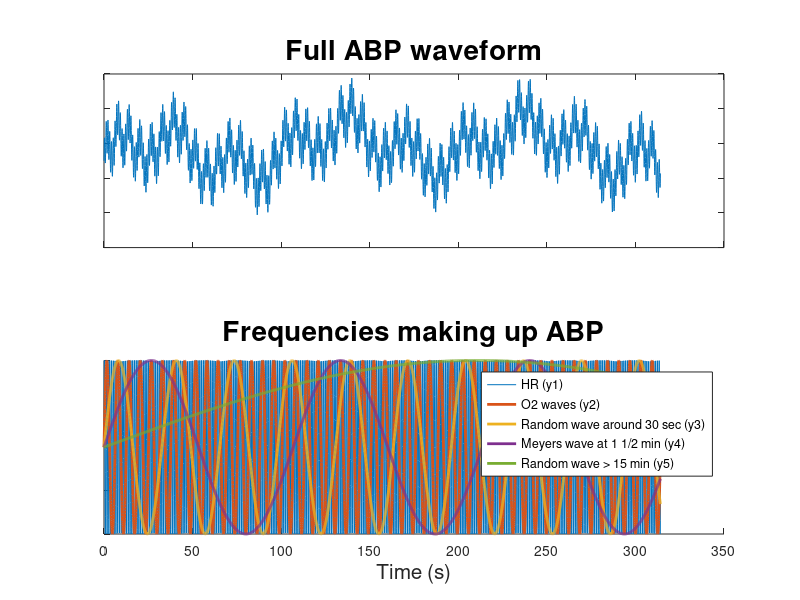

Here is the MATLAB script that generated this plot: (Note: this script raises an error after producing the figure.)
clear all
close all
clc
addpath('C:\Users\Jennifer Briggs\Documents\GitHub\UniversalCode_Briggs')
x = [0:.05:5000];
y1 = sin(x)+1; %O2 waves
y2 = sin(6.3*x)+1; %ABP HR
y3 = sin(x/5.2)+1; %Random wave
y4 = sin(x/17)+1; %Meyers Wave
y5 = sin(x/134) + 1;
yall = y1+y2+y3+y4+y5;
ee = 2*pi*50/.05
figure, subplot(2,1,1), plot(x(1:ee),yall(1:ee))
title('Full ABP waveform', 'FontSize', 20)
set(gca, 'yticklabel', [])
set(gca, 'xticklabel', [])
subplot(2,1,2), hold on 
    plot(x(1:ee),y2(1:ee)), plot(x(1:ee),y1(1:ee), 'LineWidth', 2)
    plot(x(1:ee),y3(1:ee),'LineWidth', 2),plot(x(1:ee),y4(1:ee),'LineWidth', 2),,plot(x(1:ee),y5(1:ee),'LineWidth', 2)
legend( 'HR (y1)',  'O2 waves (y2) ',...
    'Random wave around 30 sec (y3) ', 'Meyers wave at 1 1/2 min (y4)', ...
'Random wave > 15 min (y5)')
set(gca, 'yticklabel', [])
title('Frequencies making up ABP','FontSize', 20)
xlabel('Time (s)','FontSize', 15)
% saveas(gcf, 'C:\Users\Jennifer Briggs\Dropbox\ICP_jennifer\PRxError\Freq.fig')
% saveas(gcf, 'C:\Users\Jennifer Briggs\Dropbox\ICP_jennifer\PRxError\Frequencies.png')

x1 = movmean(yall, 2*pi/6.3/5.2/.05);
x2 = movmean(yall, 2*pi/3.7/.05);
x3 = movmean(yall, 2*pi*2.8/.05);
x4 = movmean(yall, pi*2*11/.05);
x5 = movmean(yall, pi*2*64/.05);
x6 = movmean(yall, pi*2*169/.05);


c = [3600 6000 12000]%Correlation every 5 minutes
win = ['3' , '5', '10']

if 0
figure, 
subplot(2,3,1), plot(x(1:ee),yall(1:ee), 'LineWidth',.5),hold on,  ...
    plot(x(1:ee),x1(1:ee), 'LineWidth',2), title('k << x1 (satisfies Niquist)','FontSize', 15),xlabel('Time (s)')

 subplot(2,3,2), plot(x(1:ee),yall(1:ee), 'LineWidth',.5), xlabel('Time (s)')
...
     hold on, plot(x(1:ee),x2(1:ee), 'LineWidth',2), title('x1 < k < x2','FontSize', 15)
  subplot(2,3,3),plot(x(1:ee),yall(1:ee), 'LineWidth',.5), ...
      hold on, plot(x(1:ee),x3(1:ee), 'LineWidth',2), title('x2<k<x3','FontSize', 15),xlabel('Time (s)')

   subplot(2,3,4),plot(x(1:ee),yall(1:ee), 'LineWidth',.5), hold on, ...
       plot(x(1:ee),x4(1:ee), 'LineWidth',2), title('x3<k<x4','FontSize', 15),xlabel('Time (s)')

      subplot(2,3,5),plot(x(1:ee),yall(1:ee), 'LineWidth',.5), ...
          hold on, plot(x(1:ee),x5(1:ee), 'LineWidth',2), title('x4<k<x5','FontSize', 15),xlabel('Time (s)')

      subplot(2,3,6),plot(x(1:ee),yall(1:ee), 'LineWidth',.5), ...
          hold on, plot(x(1:ee),x6(1:ee), 'LineWidth',2), title('k>x5','FontSize', 15),xlabel('Time (s)')

   suptitle('Moving means with k at various periods')
% legend('All', 'Mean at Freq 1','Mean at Freq 2','Mean at Freq 3', 'Moving mean random period')
% legend('ABP', 'Moving mean at slowest frequency', 'Moving mean longer than slowest Frequency')

for i = 1:length(yall)-15
ICP_CA(i) = y2(i+15)+rand;
end


i1 = movmean(ICP_CA, 2*pi/6.3/5.2/.05);
i2 = movmean(ICP_CA, 2*pi/3.7/.05);
i3 = movmean(ICP_CA, 2*pi*2.8/.05);
i4 = movmean(ICP_CA, pi*2*11/.05);
i5 = movmean(ICP_CA, pi*2*64/.05);
i6 = movmean(ICP_CA, pi*2*169/.05);

for kkk = 1:3
    corwidth = c(kkk) %Correlation every 5 minutes

for j = (corwidth/2+1):length(ICP_CA) - corwidth/2
    PRx1(j) = corr(x1(j-corwidth/2:j+corwidth/2)', i1(j-corwidth/2:j+corwidth/2)');
    PRx2(j) = corr(x2(j-corwidth/2:j+corwidth/2)', i2(j-corwidth/2:j+corwidth/2)');
    PRx3(j) = corr(x3(j-corwidth/2:j+corwidth/2)', i3(j-corwidth/2:j+corwidth/2)');
    PRx4(j) = corr(x4(j-corwidth/2:j+corwidth/2)', i4(j-corwidth/2:j+corwidth/2)');
    PRx5(j) = corr(x5(j-corwidth/2:j+corwidth/2)', i5(j-corwidth/2:j+corwidth/2)');
    PRx6(j) = corr(x6(j-corwidth/2:j+corwidth/2)', i6(j-corwidth/2:j+corwidth/2)');

end
    MEAN(kkk,1) = mean(PRx1);
    MEAN(kkk,2) = mean(PRx2);
    MEAN(kkk,3) = mean(PRx3);
    MEAN(kkk,4) = mean(PRx4);
    MEAN(kkk,5) = mean(PRx5);
    MEAN(kkk,6) = mean(PRx6);

    clear PRx1 PRx2 PRx3 PRx4 PRx5
figure,plot(x(1:ee),ICP_CA(1:ee)), hold on, plot(x(1:ee), yall(1:ee))
title('ICP with intact CA','FontSize', 20)
xlabel('Time (s)','FontSize', 20)
set(gca, 'yticklabel', [])
legend('ICP', 'ABP', 'FontSize', 15)
saveas(gcf, 'C:\Users\Jennifer Briggs\Dropbox\ICP_jennifer\PRxError\IntactCAwaveform.fig')
saveas(gcf, 'C:\Users\Jennifer Briggs\Dropbox\ICP_jennifer\PRxError\IntactCAwaveform.png')


figure, 
subplot(3,2,1)
plot(i1,x1(1:length(ICP_CA)),'o')
ll = corr(i1',x1(1:length(ICP_CA))');
xlabel('ICP'), ylabel('ABP'), legend(['r=' num2str(MEAN(1))])
title('PRx k << x1 (satisfies Niquist Frequency)')
subplot(3,2,2)
plot(i2,x2(1:length(ICP_CA)),'o')
ll = corr(i2',x2(1:length(ICP_CA))');
xlabel('ICP'), ylabel('ABP'), legend(['r=' num2str(MEAN(2))])
title('PRx x1<k<x2')
subplot(3,2,3)
plot(i3,x3(1:length(ICP_CA)),'o')
ll = corr(i3',x3(1:length(ICP_CA))');
xlabel('ICP'), ylabel('ABP'), legend(['r=' num2str(MEAN(3))])
title('PRx x2<k<x3')
subplot(3,2,4)
plot(i4,x4(1:length(ICP_CA)),'o')
ll = corr(i4',x4(1:length(ICP_CA))');
xlabel('ICP'), ylabel('ABP'), legend(['r=' num2str(MEAN(4))])
title('PRx moving mean x3<k<x4 ')
subplot(3,2,5)
plot(i5,x4(1:length(ICP_CA)),'o')
ll = corr(i5',x5(1:length(ICP_CA))');
xlabel('ICP'), ylabel('ABP'), legend(['r=' num2str(MEAN(5))])
title('PRx moving mean x4<k<x5 ')
subplot(3,2,6)
plot(i6,x4(1:length(ICP_CA)),'o')
ll = corr(i6',x6(1:length(ICP_CA))');
xlabel('ICP'), ylabel('ABP'), legend(['r=' num2str(MEAN(6))])
title('PRx moving mean k>>x5 ')
suptitle('PRx perfect CA (PRx should be 0): corr window = 3min')



%%

for i = 1:length(yall)-15
ICP_half(i) = .8*y1(i+15)+y2(i+15)+.5*y3(i+15)+.2*y4(i+15)+rand;
end


figure,plot(x(1:ee),ICP_half(1:ee)), hold on, plot(x(1:ee), yall(1:ee))
title('ICP with impaired CA','FontSize', 20)
xlabel('Time (s)','FontSize', 20)
set(gca, 'yticklabel', [])
legend('ICP', 'ABP', 'FontSize', 15)
saveas(gcf, 'C:\Users\Jennifer Briggs\Dropbox\ICP_jennifer\PRxError\ImpairedCAwaveform.fig')
saveas(gcf, 'C:\Users\Jennifer Briggs\Dropbox\ICP_jennifer\PRxError\ImpairedCAwaveform.png')

ih1 = movmean(ICP_half, 2*pi/6.3/5.2/.05);
ih2 = movmean(ICP_half, 2*pi/3.7/.05);
ih3 = movmean(ICP_half, 2*pi*2.8/.05);
ih4 = movmean(ICP_half, pi*2*11/.05);
ih5 = movmean(ICP_half, pi*2*64/.05);
ih6 = movmean(ICP_half, pi*2*169/.05);


for j = (corwidth/2+1):length(ICP_half) - corwidth/2
    PRxnh1(j) = corr(x1(j-corwidth/2:j+corwidth/2)', ih1(j-corwidth/2:j+corwidth/2)');
    PRxnh2(j) = corr(x2(j-corwidth/2:j+corwidth/2)', ih2(j-corwidth/2:j+corwidth/2)');
    PRxnh3(j) = corr(x3(j-corwidth/2:j+corwidth/2)', ih3(j-corwidth/2:j+corwidth/2)');
    PRxnh4(j) = corr(x4(j-corwidth/2:j+corwidth/2)', ih4(j-corwidth/2:j+corwidth/2)');
    PRxnh5(j) = corr(x5(j-corwidth/2:j+corwidth/2)', ih5(j-corwidth/2:j+corwidth/2)');
    PRxnh6(j) = corr(x6(j-corwidth/2:j+corwidth/2)', ih6(j-corwidth/2:j+corwidth/2)');

end
    MEANhn(kkk,1) = mean(PRxnh1);
    MEANhn(kkk,2) = mean(PRxnh2);
    MEANhn(kkk,3) = mean(PRxnh3);
    MEANhn(kkk,4) = mean(PRxnh4);
    MEANhn(kkk,5) = mean(PRxnh5);
    MEANhn(kkk,6) = mean(PRxnh6);

    clear PRx1 PRx2 PRx3 PRx4 PRx5

figure, 
subplot(3,2,1)
plot(ih1,x1(1:length(ICP_half)),'o')
ll = corr(ih1',x1(1:length(ICP_half))');
xlabel('ICP'), ylabel('ABP'), legend(['r=' num2str(MEANhn(kkk,1))])
title('PRx k << x1 (satisfies Niquist Frequency)')
subplot(3,2,2)
plot(ih2,x2(1:length(ICP_half)),'o')
ll = corr(ih2',x2(1:length(ICP_half))');
xlabel('ICP'), ylabel('ABP'), legend(['r=' num2str(MEANhn(kkk,2))])
title('PRx x1<k<x2')
subplot(3,2,3)
plot(ih3,x3(1:length(ICP_half)),'o')
ll = corr(ih3',x3(1:length(ICP_half))');
xlabel('ICP'), ylabel('ABP'), legend(['r=' num2str(MEANhn(kkk,3))])
title('PRx x2<k<x3')
subplot(3,2,4)
plot(ih4,x4(1:length(ICP_half)),'o')
ll = corr(ih4',x4(1:length(ICP_half))');
xlabel('ICP'), ylabel('ABP'), legend(['r=' num2str(MEANhn(kkk,4))])
title('PRx moving mean x3<k<x4 ')
subplot(3,2,5)
plot(ih5,x5(1:length(ICP_half)),'o')
ll = corr(ih5',x5(1:length(ICP_half))');
xlabel('ICP'), ylabel('ABP'), legend(['r=' num2str(MEANhn(kkk,5))])
title('PRx moving mean x4<k<x5 ')
subplot(3,2,6)
plot(ih6,x6(1:length(ICP_half)),'o')
ll = corr(ih6',x6(1:length(ICP_half))');
xlabel('ICP'), ylabel('ABP'), legend(['r=' num2str(MEANhn(kkk,6))])
title('PRx moving mean k>>x5 ')
suptitle(['PRx from slightly functional CA: corr window = 10 min'])
end


%%
for kkk = 1:3
        corwidth = c(kkk) %Correlation every 5 minutes

for i = 1:length(yall)-15
ICP_no(i) = yall(i+15)+rand;
end
% figure,plot(x(1:ee),ICP_no(1:ee)), hold on, plot(x(1:ee), yall(1:ee))
% title('ICP with absent CA','FontSize', 20)
% xlabel('Time (s)','FontSize', 20)
% set(gca, 'yticklabel', [])
% legend('ICP', 'ABP', 'FontSize', 15)
% saveas(gcf, 'C:\Users\Jennifer Briggs\Dropbox\ICP_jennifer\PRxError\NOCAwaveform.fig')
% saveas(gcf, 'C:\Users\Jennifer Briggs\Dropbox\ICP_jennifer\PRxError\NOCAwaveform.png')

in1 = movmean(ICP_no, 2*pi/6.3/5.2/.05);
in2 = movmean(ICP_no, 2*pi/3.7/.05);
in3 = movmean(ICP_no, 2*pi*2.8/.05);
in4 = movmean(ICP_no, pi*2*11/.05);
in5 = movmean(ICP_no, pi*2*64/.05);
in6 = movmean(ICP_no, pi*2*169/.05);


for j = (corwidth/2+1):length(ICP_no) - corwidth/2
    PRxn1(j) = corr(x1(j-corwidth/2:j+corwidth/2)', in1(j-corwidth/2:j+corwidth/2)');
    PRxn2(j) = corr(x2(j-corwidth/2:j+corwidth/2)', in2(j-corwidth/2:j+corwidth/2)');
    PRxn3(j) = corr(x3(j-corwidth/2:j+corwidth/2)', in3(j-corwidth/2:j+corwidth/2)');
    PRxn4(j) = corr(x4(j-corwidth/2:j+corwidth/2)', in4(j-corwidth/2:j+corwidth/2)');
    PRxn5(j) = corr(x5(j-corwidth/2:j+corwidth/2)', in5(j-corwidth/2:j+corwidth/2)');
    PRxn6(j) = corr(x6(j-corwidth/2:j+corwidth/2)', in6(j-corwidth/2:j+corwidth/2)');
end
    MEANn(kkk, 1,bs) = mean(PRxn1);
    MEANn(kkk, 2, bs) = mean(PRxn2);
    MEANn(kkk,3, bs) = mean(PRxn3);
    MEANn(kkk,4, bs) = mean(PRxn4);
    MEANn(kkk,5, bs) = mean(PRxn5);
    MEANn(kkk,6, bs) = mean(PRxn6);
    
    clear PRx1 PRx2 PRx3 PRx4 PRx5 PRx6 icpno
end


% figure, 
subplot(3,2,1)
plot(in1,x1(1:length(ICP_no)),'o')
ll = corr(in1',x1(1:length(ICP_no))');
xlabel('ICP'), ylabel('ABP'), legend(['r=' num2str(MEANn(1))])
title('PRx k << x1 (satisfies Niquist Frequency)')
subplot(3,2,2)
plot(in2,x2(1:length(ICP_no)),'o')
ll = corr(in2',x2(1:length(ICP_no))');
xlabel('ICP'), ylabel('ABP'), legend(['r=' num2str(MEANn(2))])
title('PRx x1<k<x2')
subplot(3,2,3)
plot(in3,x3(1:length(ICP_no)),'o')
ll = corr(in3',x3(1:length(ICP_no))');
xlabel('ICP'), ylabel('ABP'), legend(['r=' num2str(MEANn(3))])
title('PRx x2<k<x3')
subplot(3,2,4)
plot(in4,x4(1:length(ICP_no)),'o')
ll = corr(in4',x4(1:length(ICP_no))');
xlabel('ICP'), ylabel('ABP'), legend(['r=' num2str(MEANn(4))])
title('PRx moving mean x3<k<x4 ')
subplot(3,2,5)
plot(in5,x5(1:length(ICP_no)),'o')
ll = corr(in5',x5(1:length(ICP_no))');
xlabel('ICP'), ylabel('ABP'), legend(['r=' num2str(MEANn(5))])
title('PRx moving mean x4<k<x5 ')
subplot(3,2,6)
plot(in6,x6(1:length(ICP_no)),'o')
ll = corr(in6',x6(1:length(ICP_no))');
xlabel('ICP'), ylabel('ABP'), legend(['r=' num2str(MEANn(6))])
title('PRx moving mean k>>x5 ')
suptitle('PRx from impaired CA: corr window = 10min')

figure
bar3(MEANn)
set(gca, 'yticklabels', {'3 min', '6 min', '10 min'})
xlabel('Correlation Windows')
set(gca, 'xticklabels', {'k<<x1', 'x1<k<x2', 'x2<k<x3', 'x3<k<x4', 'x5<k<x6', 'k>x6'})
ylabel('Averaging Windows')
zlabel('PRx')
title('Absent CA')
saveas(gcf, 'C:\Users\Jennifer Briggs\Dropbox\ICP_jennifer\PRxError\NoCA.fig')
saveas(gcf, 'C:\Users\Jennifer Briggs\Dropbox\ICP_jennifer\PRxError\NoCA.png')


figure
bar3(MEAN)
set(gca, 'yticklabels', {'3 min', '6 min', '10 min'})
xlabel('Correlation Windows')
set(gca, 'xticklabels', {'k<<x1', 'x1<k<x2', 'x2<k<x3', 'x3<k<x4', 'x5<k<x6', 'k>x6'})
ylabel('Averaging Windows')
zlabel('PRx')
title('Intact CA')
saveas(gcf, 'C:\Users\Jennifer Briggs\Dropbox\ICP_jennifer\PRxError\FullCA.fig')
saveas(gcf, 'C:\Users\Jennifer Briggs\Dropbox\ICP_jennifer\PRxError\FullCA.png')

figure
bar3(MEANhn)
set(gca, 'yticklabels', {'3 min', '5 min', '10 min'})
ylabel('Correlation Windows')
set(gca, 'xticklabels', {'k<<x1', 'x1<k<x2', 'x2<k<x3', 'x3<k<x4', 'x5<k<x6', 'k>x6'})
xlabel('Averaging Windows')
zlabel('PRx')
title('Impaired CA')
saveas(gcf, 'C:\Users\Jennifer Briggs\Dropbox\ICP_jennifer\PRxError\ImpairedCA.fig')
saveas(gcf, 'C:\Users\Jennifer Briggs\Dropbox\ICP_jennifer\PRxError\ImpairedCA.png')


truecor = polyfit(ICP_CA',yall(1:end-15)',1)
truecorhn = polyfit(ICP_half',yall(1:end-15)',1)
truecorn = polyfit(ICP_no',yall(1:end-15)',1)

for i = 1:3
    for j = 1:6
        RSS1(i,j) = (MEAN(i,j) - truecor(1))^2;
        RSS1hn(i,j) = (MEANhn(i,j) - truecorhn(1))^2;
        RSS1n(i,j) = (MEANn(i,j) - truecorn(1))^2;
    end
end

MSE = sqrt(sum(sum(RSS1)))
MSEhn = sqrt(sum(sum(RSS1hn)))
MSEn = sqrt(sum(sum(RSS1n)))
    
figure, 
subplot(3,1,1)
plot(sqrt(RSS1)', 'o-')
ylabel('|Error|', 'FontSize', 15)
ylim([0, 0.6])
set(gca, 'xticklabels', {'k1', [], 'k2' ,[]', 'k3', [], 'k4', [], 'k5', [], 'k6'})

legend('3 min Correlation Window', '5 min Correlation Window', ...
    '10 min Correlation Window', 'Location', 'NW', 'FontSize', 12)
title('Intact CA', 'FontSize', 15)
subplot(3,1,2)
plot(sqrt(RSS1hn)', 'o-')
ylim([0, 0.6])

ylabel('|Error|', 'FontSize', 15)
title('Impaired CA', 'FontSize', 15)
set(gca, 'xticklabels', {'k1', [], 'k2' ,[]', 'k3', [], 'k4', [], 'k5', [], 'k6'})
subplot(3,1,3)
plot(sqrt(RSS1n)', 'o-')
ylim([0, 0.6])
set(gca, 'xticklabels', {'k1', [], 'k2' ,[]', 'k3', [], 'k4', [], 'k5', [], 'k6'})

ylabel('|Error|', 'FontSize', 15)
 xlabel('Averaging Windows', 'FontSize', 15)
 title('Absent CA', 'FontSize', 15)
saveas(gcf, 'C:\Users\Jennifer Briggs\Dropbox\ICP_jennifer\PRxError\Error.fig')
saveas(gcf, 'C:\Users\Jennifer Briggs\Dropbox\ICP_jennifer\PRxError\Error.png')


figure
bar3(sqrt(RSS1))
set(gca, 'yticklabels', {'3 min', '5 min', '10 min'})
ylabel('Correlation Windows')
set(gca, 'xticklabels', {'k<<x1', 'x1<k<x2', 'x2<k<x3', 'x3<k<x4', 'x5<k<x6', 'k>x6'})
xlabel('Averaging Windows')
zlabel('|Error|')
title('Intact CA')
saveas(gcf, 'C:\Users\Jennifer Briggs\Dropbox\ICP_jennifer\PRxError\Error.fig')
saveas(gcf, 'C:\Users\Jennifer Briggs\Dropbox\ICP_jennifer\PRxError\Error.png')

figure
bar3(sqrt(RSS1hn))
set(gca, 'yticklabels', {'3 min', '5 min', '10 min'})
ylabel('Correlation Windows')
set(gca, 'xticklabels', {'k<<x1', 'x1<k<x2', 'x2<k<x3', 'x3<k<x4', 'x5<k<x6', 'k>x6'})
xlabel('Averaging Windows')
zlabel('|Error|')
title('Impaired CA')
saveas(gcf, 'C:\Users\Jennifer Briggs\Dropbox\ICP_jennifer\PRxError\simpairedCAError.fig')
saveas(gcf, 'C:\Users\Jennifer Briggs\Dropbox\ICP_jennifer\PRxError\simpairedCAError.png')

figure
bar3(sqrt(RSS1n))
set(gca, 'yticklabels', {'3 min', '5 min', '10 min'})
ylabel('Correlation Windows')
set(gca, 'xticklabels', {'k<<x1', 'x1<k<x2', 'x2<k<x3', 'x3<k<x4', 'x5<k<x6', 'k>x6'})
xlabel('Averaging Windows')
zlabel('|Error|')
title('Absenct CA')
saveas(gcf, 'C:\Users\Jennifer Briggs\Dropbox\ICP_jennifer\PRxError\impairedCAError.fig')
saveas(gcf, 'C:\Users\Jennifer Briggs\Dropbox\ICP_jennifer\PRxError\impairedCAError.png')
end

%% CPP opts
if 1
    Cory = {'3 min', '6 min', '10 min'}
for bs = 1:1000
    tic
    disp(['Bootstrap itteration = ' num2str(bs) ' out of 1000'])
yall2 = yall + 5*sin(x/678)+2;
% optval(bs) = randi([2 8],1,1)+rand
optval(bs) = 5+rand
alpha = (yall2 - optval(bs)).^2/max(yall2 - optval(bs)).^2;
for i = 1:length(yall)-15
ICP_opt(i) = .5*y2(i+15)+alpha(i)*1.6*y1(i+15)+alpha(i).^1.1*1.3*y3(i+15)+...
    1.2*alpha(i).^1.3*y4(i+15)+alpha(i).^2*y5(i+15)+rand;
end
CPP = yall2(1:end-15)-ICP_opt;
if length((find(abs(yall2 - optval(bs)) < .05 & abs(optval(bs)-yall2)<.05))) > 5000
    disp('Error')
end
CPPopt(bs) = mean(CPP(find(abs(yall2(1:length(CPP)) - optval(bs)) < .05 & abs(optval(bs)-yall2(1:length(CPP))<.05))))
% 
% figure, subplot(2,1,1), plot(x(1:end-15),yall2(1:end-15)), 
% subplot(2,1,1), title('ABP vs ICP with CA funcionality optimized at ABP = 5','FontSize', 20)
% ylabel('ABP', 'FontSize', 20)
% subplot(2,1,1), yyaxis right, plot(x(1:end-15), alpha(1:end-15))
% ylabel('\alpha', 'FontSize', 20)
% legend('ABP', '\alpha', 'FontSize', 15)
% subplot(2,1,2), plot(x(1:end-15), ICP_opt)
% ylabel('ICP', 'FontSize', 20)
% 
% yyaxis right, plot(x(1:end-15), CPP)
% ylabel('CPP', 'FontSize', 20)
% yline(3, 'Label', 'CPP_{opt}', 'FontSize', 15)
% xlabel('Time (s)','FontSize', 20)
% legend('ICP', 'CPP', 'FontSize', 15)

% saveas(gcf, 'C:\Users\Jennifer Briggs\Dropbox\ICP_jennifer\PRxError\Icpopt.fig')
% saveas(gcf, 'C:\Users\Jennifer Briggs\Dropbox\ICP_jennifer\PRxError\Icpopt.png')

io1 = movmean(ICP_opt, 2*pi/6.3/5.2/.05);
io2 = movmean(ICP_opt, 2*pi/3.7/.05);
io3 = movmean(ICP_opt, 2*pi*2.8/.05);
io4 = movmean(ICP_opt, pi*2*11/.05);
io5 = movmean(ICP_opt, pi*2*64/.05);
io6 = movmean(ICP_opt, pi*2*169/.05);

xo1 = movmean(yall2, 2*pi/6.3/5.2/.05);
xo2 = movmean(yall2, 2*pi/3.7/.05);
xo3 = movmean(yall2, 2*pi*2.8/.05);
xo4 = movmean(yall2, pi*2*11/.05);
xo5 = movmean(yall2, pi*2*64/.05);
xo6 = movmean(yall2, pi*2*169/.05);
%% 
for kkk = 1:3
    corwidth = c(kkk) %Correlation every 5 minutes
for j = (corwidth/2+1):length(ICP_opt) - corwidth/2
    Cor(kkk).PRxo1(j) = corr(xo1(j-corwidth/2:j+corwidth/2)', io1(j-corwidth/2:j+corwidth/2)');
    Cor(kkk).PRxo2(j) = corr(xo2(j-corwidth/2:j+corwidth/2)', io2(j-corwidth/2:j+corwidth/2)');
    Cor(kkk).PRxo3(j) = corr(xo3(j-corwidth/2:j+corwidth/2)', io3(j-corwidth/2:j+corwidth/2)');
    Cor(kkk).PRxo4(j) = corr(xo4(j-corwidth/2:j+corwidth/2)', io4(j-corwidth/2:j+corwidth/2)');
    Cor(kkk).PRxo5(j) = corr(xo5(j-corwidth/2:j+corwidth/2)', io5(j-corwidth/2:j+corwidth/2)');
    Cor(kkk).PRxo6(j) = corr(xo6(j-corwidth/2:j+corwidth/2)', io6(j-corwidth/2:j+corwidth/2)');
    
    Cor(kkk).CPP(j) = CPP(j);
    Cor(kkk).CPP1(j) = xo1(j);
    Cor(kkk).CPP2(j) = xo2(j);
    Cor(kkk).CPP3(j) = xo3(j);
    Cor(kkk).CPP4(j) = xo4(j);
    Cor(kkk).CPP5(j) = xo5(j);
    Cor(kkk).CPP6(j) = xo6(j);
end  
d = find(Cor(kkk).CPP ~= 0);


CPP2 = Cor(kkk).CPP(d);
% figure, subplot(2,3,1)
% plot(CPP2,Cor(kkk).PRxo1(d),'o')
% ylabel('PRx', 'FontSize', 13)
[~, indx] = min(Cor(kkk).PRxo1(d));
% xline(CPP2(indx))
opt(kkk,1,bs) = CPP2(indx);
if length(indx) <1;
    disp('Error')
end
% title(['k1:' 'Est Cpp_{opt} = ' num2str(CPP2(indx))])
% subplot(2,3,2)
% plot(CPP2,Cor(kkk).PRxo2(d), 'o')
[~, indx] = min(Cor(kkk).PRxo2(d));
if length(indx) <1;
    disp('Error')
end
% xline(CPP2(indx))
% title(['k2:' 'Est Cpp_{opt} = ' num2str(CPP2(indx))])
opt(kkk,2,bs) = CPP2(indx);
if length(indx) <1;
    disp('Error')
end
% 
% subplot(2,3,3)
% plot(CPP2,Cor(kkk).PRxo3(d), 'o')
[~, indx] = min(Cor(kkk).PRxo3(d));
if length(indx) <1;
    disp('Error')
end
% xline(CPP2(indx))
% title(['k3:' 'Est Cpp_{opt} = ' num2str(CPP2(indx))])
opt(kkk,3,bs) = CPP2(indx);
if length(indx) <1;
    disp('Error')
end
% subplot(2,3,4)
% plot(CPP2,Cor(kkk).PRxo4(d), 'o')
[~, indx] = min(Cor(kkk).PRxo4(d));
% xline(CPP2(indx))
% title(['k4: Est Cpp_{opt} = ' num2str(CPP2(indx))])
if length(indx) <1;
    disp('Error')
end
opt(kkk,4,bs) = CPP2(indx);
% ylabel('PRx', 'FontSize', 13)
% xlabel('CPP', 'FontSize', 13)

% subplot(2,3,5)
% plot(CPP2,Cor(kkk).PRxo5(d), 'o')
[~, indx] = min(Cor(kkk).PRxo5(d));
if length(indx) <1;
    disp('Error')
end
% xline(CPP2(indx))
% title(['k5:' 'Est Cpp_{opt} = ' num2str(CPP2(indx))])
% xlabel('CPP', 'FontSize', 13)

opt(kkk,5,bs) = CPP2(indx);


% subplot(2,3,6)
 plot(CPP2,Cor(kkk).PRxo6(d), 'o')
[~, indx] = min(Cor(kkk).PRxo3(d));
if length(indx) <1;
    disp('Error')
end
xline(CPP2(indx))
title(['k6: Est Cpp_{opt} = ' num2str(CPP2(indx))])
xlabel('CPP', 'FontSize', 13)
opt(kkk,6,bs) = CPP2(indx);
% 
% A = ['Correlation Window: ', char(Cory(kkk))];
% suptitle( {A ' Real CPP_{opt} = 3'})
end
opt(2,:,bs) - CPPopt(bs)
clear CPP2 Cor
toc
end
% 
% saveas(gcf, 'C:\Users\Jennifer Briggs\Dropbox\ICP_jennifer\PRxError\Opt5.fig')
% saveas(gcf, 'C:\Users\Jennifer Briggs\Dropbox\ICP_jennifer\PRxError\Opt5.png')
% 
% figure
% bar3(abs(opt-3)/(max(CPP)-min(CPP)))
% set(gca, 'yticklabels', {'3 min', '6 min', '10 min'})
% xlabel('Correlation Windows')
% set(gca, 'xticklabels', {'k<<x1', 'x1<k<x2', 'x2<k<x3', 'x3<k<x4', 'x5<k<x6', 'k>x6'})
% ylabel('Averaging Windows')
% zlabel('Percent Error is CPP_{opt} Estimation')
% 
% 
% figure, 
% plot((abs(opt-3)/(max(CPP)-min(CPP)))', 'o-', 'LineWidth', 3)
% ylabel('Percentage error', 'FontSize', 15)
% xlabel('Averaging Windows', 'FontSize', 15)
% set(gca, 'xticklabels', {'k1', [], 'k2' ,[]', 'k3', [], 'k4', [], 'k5', [], 'k6'})
% title('Possible Percentage Error in CPP_{opt}', 'FontSize', 20)
% legend('3 min Correlation Window', '5 min Correlation Window', ...
%     '10 min Correlation Window', 'Location', 'SW', 'FontSize', 15)
% 
% saveas(gcf, 'C:\Users\Jennifer Briggs\Dropbox\ICP_jennifer\PRxError\errorCPP.fig')
% saveas(gcf, 'C:\Users\Jennifer Briggs\Dropbox\ICP_jennifer\PRxError\errorCPP.png')
%%

end

% try
% save('C:\Users\Jennifer Briggs\Dropbox\ICP_jennifer\PRxError\Workspace')
% catch
save('Workspace_novarianceinCPPopt')
% end
%saveAllFigsToPPT('C:\Users\Jennifer Briggs\Dropbox\ICP_jennifer\CApositions_draft\CAtimescales\PRxcalculations_10mincor')